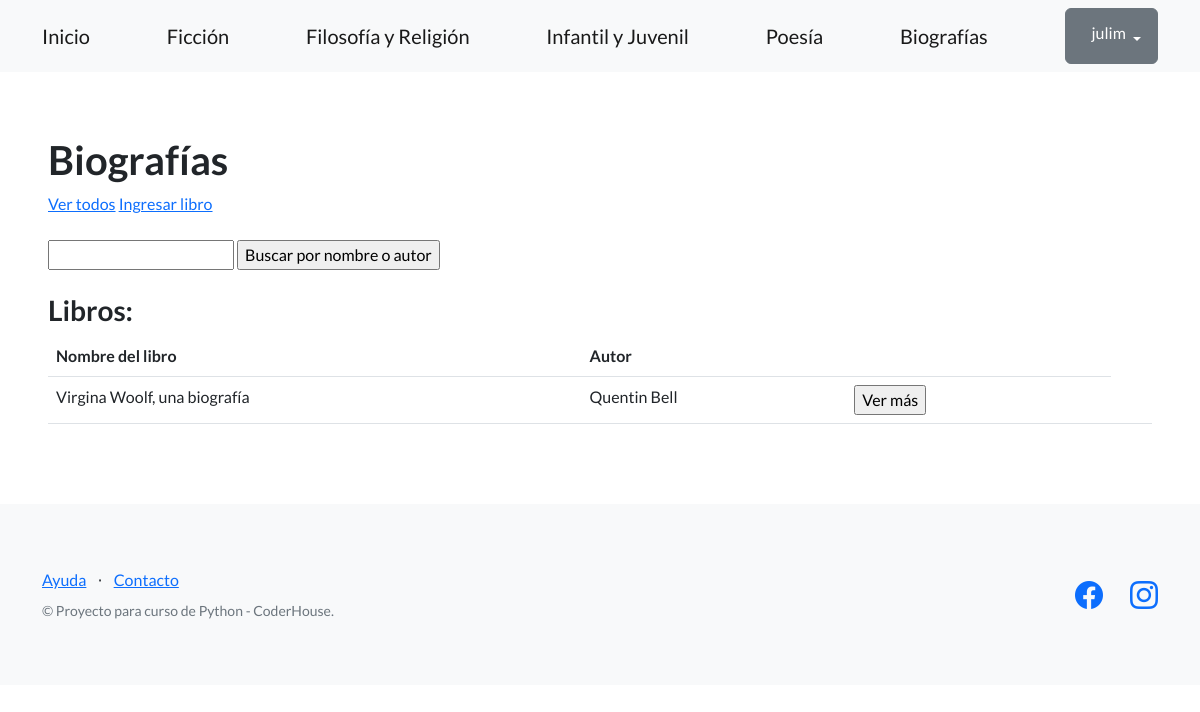
The app's page /libros/biografias/ (signed in), older data.
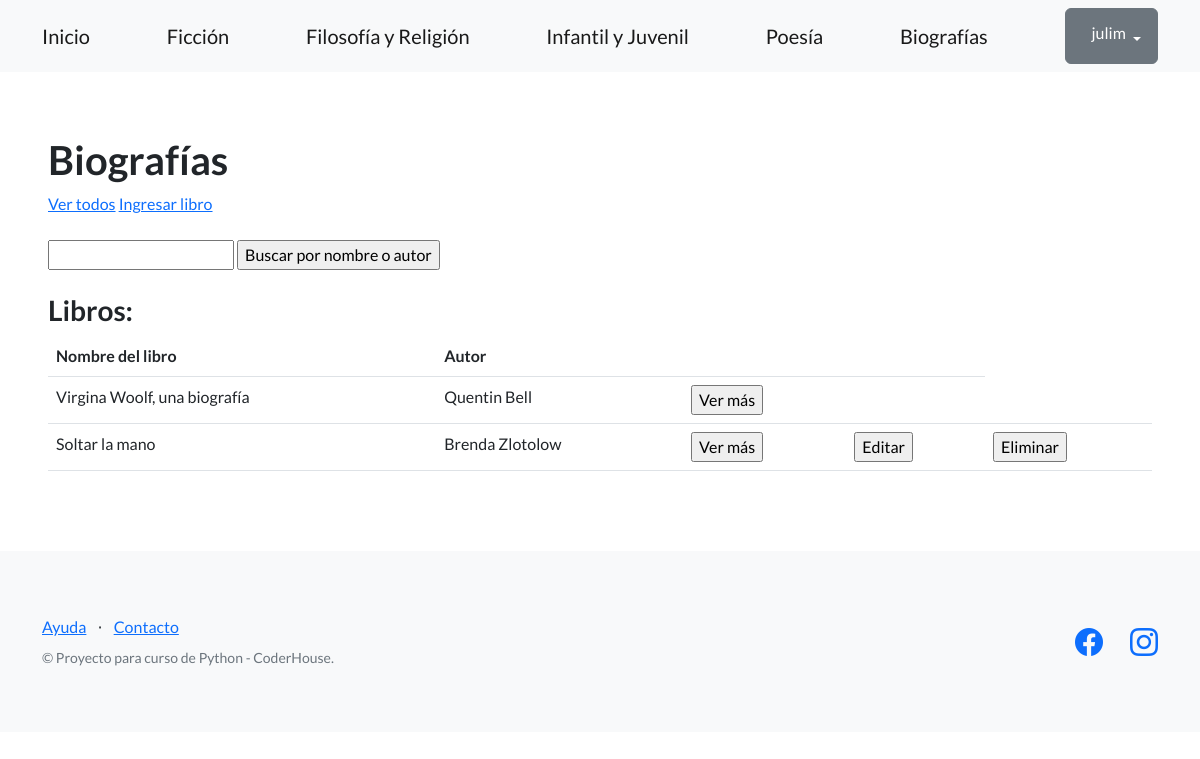
The same page, newer data.
### categorias_libros/models.py (models this page shows, shortened)
class Biografia(models.Model):
    nombre = models.CharField(max_length=256)
    autor = models.CharField(max_length=256)
    año_publicacion = models.IntegerField(blank=True, null=True)
    sinopsis = models.TextField(null=True)
    creador = models.ForeignKey(User, on_delete=models.SET_NULL, null=True)

### categorias_libros/views.py (the view)
# urls.py: path('biografias/', listar_libros_bios, name="biografias"),
def listar_libros_bios(request):
    contexto = {
        "libros_bios": Biografia.objects.all()
    }
    http_response = render(
        request=request,
        template_name='categorias_libros/lista_libros_bios.html',
        context=contexto
    )
    return http_response

### categorias_libros/templates/categorias_libros/lista_libros_bios.html (shortened to what this page needs)
{% extends "base.html" %}
{% block contenido %}
<h1>
  Biografías
</h1>
<a href="{% url 'biografias' %}">Ver todos</a>
<a href="{% url 'ingresar_libro_bios' %}">Ingresar libro</a>
<br><br>
<form action="{% url 'buscar_libro_bios' %}" method="post">
  <input type="text" name = "busqueda">
  <input type="submit" value="Buscar por nombre o autor">
</form>
<br>
<h3>Libros:</h3>
<table class="table">
  <tbody>
    <tr>
      <th>Nombre del libro</th>
      <th>Autor</th>
      <th></th>
      <th></th>
    </tr>
    {% for libro in libros_bios %}
    <tr>
      <td>{{libro.nombre}}</td>
      <td>{{libro.autor}}</td>
      <td>
        <form action="{% url 'detalles_bios' libro.id %}">
          <input type="submit" class "btn btn-link" value="Ver más"/>
        </form>
      </td>
      <td>
        {% if user == libro.creador %}
        <form action="{% url 'editar_bios' libro.id %}">
          <input type="submit" class "btn btn-link" value="Editar"/>
        </form>
        {% endif %}
      </td>
      <td>
        {% if user == libro.creador %}
        <form action="{% url 'eliminar_bios' libro.id %}" method="post">
          <input type="submit" class "btn btn-link" value="Eliminar"/>
        </form>
        {% endif %}
      </td>
    </tr>
    {% endfor %}
  </tbody>
</table>
{% endblock contenido %}

Row changes from the older to the newer data that the page shows:
added Biografia: nombre "Soltar la mano", autor "Brenda Zlotolow"
